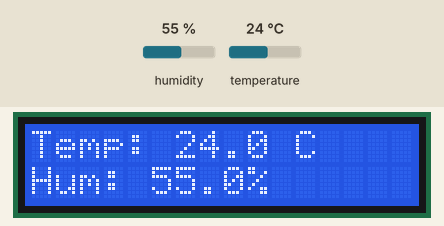
Recording of a program running on a simulated Raspberry Pi Pico running MicroPython. Shown: 16×2 character LCD. The inputs (shaded band) are chosen by the test bench; at power-on: humidity 55 %, temperature 24 °C. What the program prints to the serial console is not drawn.

Above: at 1.2 s.
1.3 s: humidity set to 22 %
At 3.5 s:
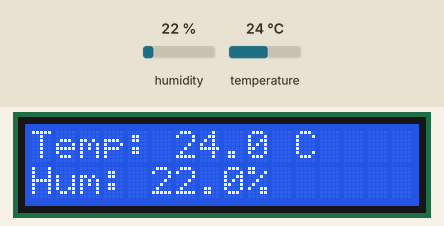
7.4 s: temperature set to 12 °C
At 9.4 s:
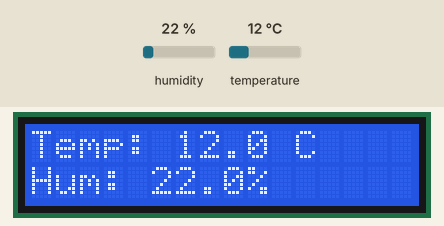
11.8 s: humidity set to 40 %
At 12.9 s:
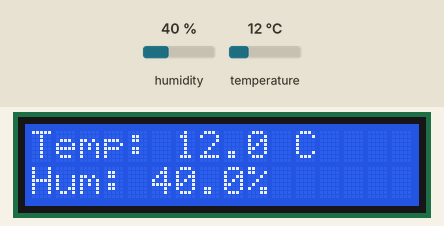
15.9 s: temperature set to 19 °C
At 17.6 s:
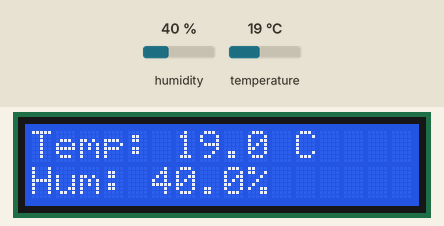
Timing chart, 0 to 19.1 s (numbered marks = the images above; inputs shaded):
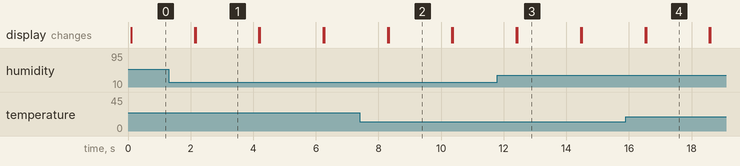

Measured:
- after the input at 1.3 s, the display: first differs from a run without the input after 0.86 s (image 1)
- after the input at 7.4 s, the display: first differs from a run without the input after 0.92 s (image 2)
- after the input at 11.8 s, the display: first differs from a run without the input after 0.64 s (image 3)
- after the input at 15.9 s, the display: first differs from a run without the input after 0.65 s (image 4)
- what the display in image 1 shows lasts 2.0 s, from 2.2 s to 4.2 s

The program:

main.py
```python
# ================================================================
# Lenguajes de Interfaz - TECNM Campus ITT
# Descripción: Muestra los valores medidos de un sensor DHT22
# Nombre: Ernesto Torres Pineda 22211665
# Fecha: 21/05/2025
# ================================================================
from machine import Pin, I2C
from machine import I2C, Pin
from time import sleep

from pico_i2c_lcd import I2cLcd
from dht import DHT22

i2c = I2C(0, sda=Pin(0), scl=Pin(1), freq=400000)

# direccion I2C
I2C_ADDR = i2c.scan()[0]

# crear objeto tipo lcd
dht = DHT22(Pin(5))
lcd = I2cLcd(i2c, I2C_ADDR, 2, 16)

# loop
while True:
    dht.measure()
    temp = dht.temperature()
    hum = dht.humidity()
    print("Temperature: {}°C   Humidity: {:.1f}% ".format(temp, hum))

    lcd.clear()
    lcd.putstr('Temp: ' + str(temp) + " C")
    lcd.move_to(0,1)
    lcd.putstr('Hum: ' + str(hum) + "%")
    sleep(2)
```
